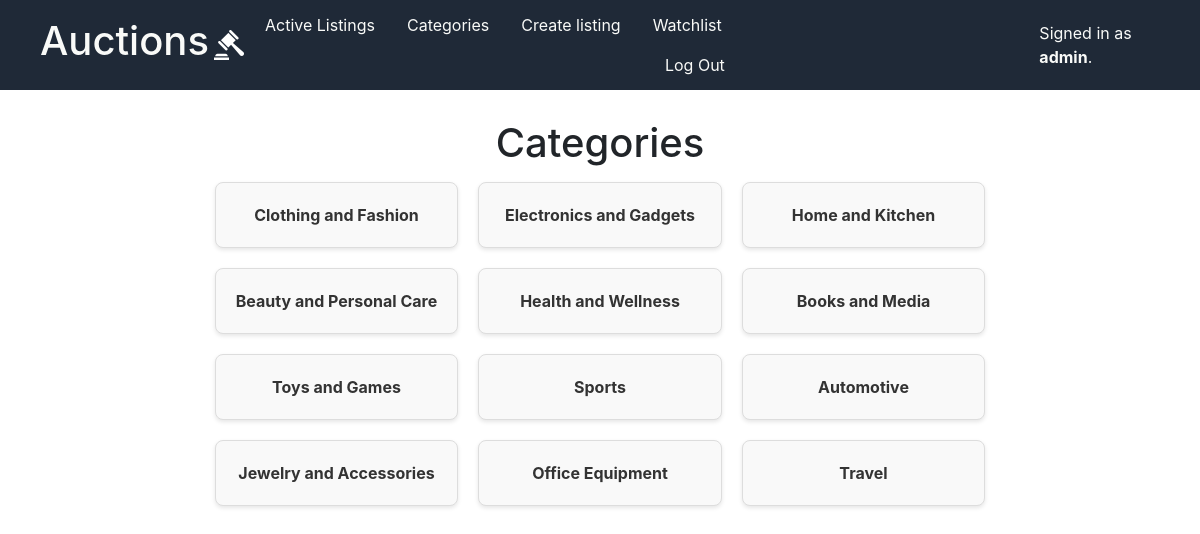
The app's page /categories/ (signed in) with its own data.
### auctions/models.py (models this page shows, shortened)
class User(AbstractUser):
    pass

class Category(models.Model):
    categoryName = models.CharField(max_length=64)

### auctions/views.py (the view)
# urls.py: path("categories/",views.display_categories,name="display_categories"),
def display_categories(request):
    categories = Category.objects.all()
    return render(request,'auctions/categories.html',{
        "categories": categories
    })

### auctions/templates/auctions/categories.html
{% extends "auctions/layout.html" %}
{% block body %}
    <h1 class="category-title">Categories</h1>
    <div class="category-container">
        <ul class="category-grid">
            {% for category in categories %}
                <li class="category-card">
                    <a href="{%url 'auctions:listings_in_category' category.categoryName%}">
                        {{category.categoryName}}
                    </a>
                </li>
            {% endfor %}
        </ul>
    </div>
{% endblock%}

### auctions/templates/auctions/layout.html (shortened to what this page needs)
{% load static %}
<!DOCTYPE html>
<html lang="en">
    <head>
        <link rel="stylesheet" href="https://stackpath.bootstrapcdn.com/bootstrap/4.4.1/css/bootstrap.min.css">
        <link href="{% static 'auctions/styles.css' %}" rel="stylesheet">
    </head>
    <body>
        <div class="header">
            <a class="logo-home" href="{% url 'auctions:index' %}">
                <div class="app-name">
                    <h1>Auctions</h1>
                    <img src="{% static "auctions/auction.png" %}" id="logo" alt="">
                </div>
            </a>
            <ul class="nav">
                <div class="left-links">
                    <li class="nav-item">
                        <a class="nav-link" href="{% url 'auctions:index' %}">Active Listings</a>
                    </li>
                    <li class="nav-item">
                        <a class="nav-link" href="{% url 'auctions:display_categories' %}">Categories</a>
                    </li>
                    {% if user.is_authenticated %}
                        <li class="nav-item">
                            <a class="nav-link" href="{% url 'auctions:create_listing'%}">Create listing</a>
                        </li>
                        <li class="nav-item">
                            <a class="nav-link" href="{% url 'auctions:watchlist' %}">Watchlist</a>
                        </li>
                    {% endif %}
                </div>
                <div class="right-links">
                    {% if user.is_authenticated %}
                        <li class="nav-item">
                            <a class="nav-link" href="{% url 'auctions:logout' %}">Log Out</a>
                        </li>
                    {% endif %}
            </ul>
                    <div class="current-user-container">
                        {% if user.is_authenticated %}
                        <span id="current-user">  Signed in as <strong>{{ user.username }}</strong>. </span>
                        {% else %}
                        <span id="current-user">Not signed in.</span>
                        {% endif %}
                    </div>
                </div>
        <br>
        {% block body %}
        {% endblock %}
    </body>
</html>

### auctions/static/auctions/styles.css (style rules this page uses)
body { padding: 10px; display: flex; height: 100vh; flex-direction: column; margin: 0; padding: 0; }
.header { background-color: #1f2937; display: flex; justify-content: space-between; margin: 0; padding: 5px 40px; align-items: center; }
.app-name { color: #f9faf8; display: flex; align-items: center; margin: 0 ; }
#logo { width: 40px; height: 40px; padding: 5px; }
.logo-home { text-decoration: none; }
.nav { display: flex; align-items: center; margin: 0; padding: 0; }
.nav-link { color: #f9faf8; }
.left-links { display: flex; }
.right-links { display: flex; margin-left: 400px; flex-grow: 1; }
.current-user-container { display: flex; align-items: center; margin: 0; }
#current-user { color: #f9faf8; overflow: hidden; }
.category-title { margin: 5px 0; text-align: center; }
.category-container { max-width: 900px; margin: 10px auto; }
.category-grid { display: grid; grid-template-columns: repeat(3,1fr); gap: 20px; list-style-type: none; padding: 0; }
.category-card { background-color: #f9f9f9; border: 1px solid #ddd; border-radius: 8px; padding: 20px; text-align: center; box-shadow: 0 2px 4px rgba(0, 0, 0, 0.1); }
.category-card a { text-decoration: none; color: #333; font-weight: bold; font-size: 16px; }

### records on screen
User: username "admin"
Category: categoryName "Clothing and Fashion"
Category: categoryName "Electronics and Gadgets"
Category: categoryName "Home and Kitchen"
Category: categoryName "Beauty and Personal Care"
Category: categoryName "Health and Wellness"
Category: categoryName "Books and Media"
Category: categoryName "Toys and Games"
Category: categoryName "Sports"
Category: categoryName "Automotive"
Category: categoryName "Jewelry and Accessories"
Category: categoryName "Office Equipment"
Category: categoryName "Travel"
